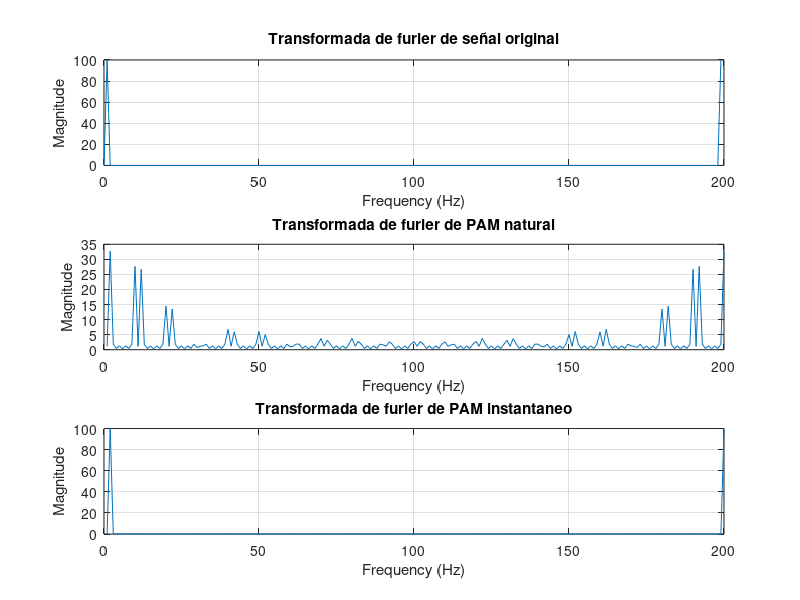
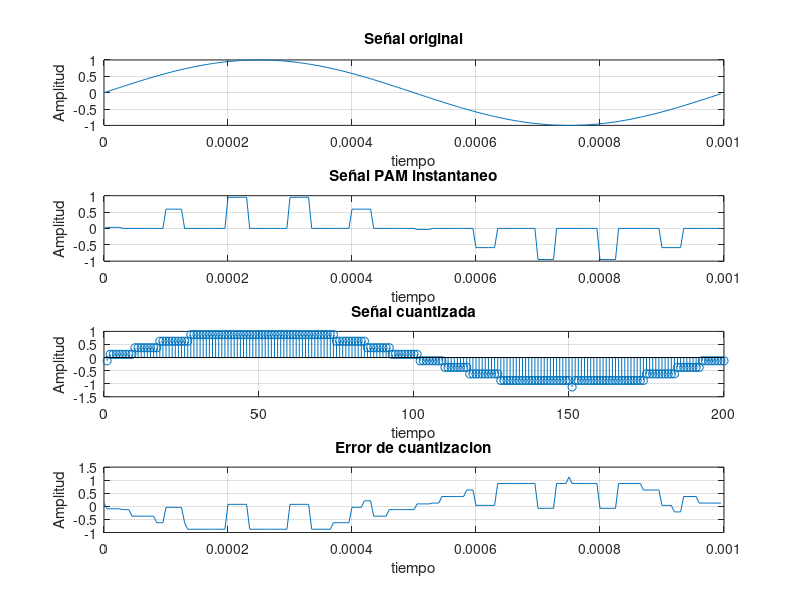

MATLAB code to generate these figures, in order:
%parametros claves
f = 1000; %Frecuencia de la señal
fs = 200000; %frecuencia de muestreo
ts = 1/fs;%Periodo de muestreo
ls = 200; %cantidad de muestras

%Punto uno: Señal sinusoidal
a = 1; %Amplitud de la señal
t = (0:ls-1)*ts;%Vector tiempo
sinusoidal = a * sin(2*pi*f*t); %Señal sinusoidal

%Punto dos: Modulación por amplitud de pulso (PAM) con muestreo natural.
tau = 0.3*ts; %Duración del pulso
d = (tau/ts)*100; %Ciclo de trabajo
tren_pulso = (square(2*pi*f*10*t,d) + 1)/2;
pam_natural = tren_pulso .* sinusoidal;

%vector = inicio:espacio de cada muestra:final

%Punto tres: Modulación por amplitud de pulso (PAM) con muestreo 
% instantaneo
pam_instantaneo = zeros(size(t));
valores = 0;
for i = 1:length(t)
    if tren_pulso(i) == 1
        if valores == 0
            valores = sinusoidal(i);
        end
        pam_instantaneo(i) = valores;
    else 
        valores = 0;
        pam_instantaneo(i) = 0;
    end
end

%<----Laboratorio---->

%Punto uno
F_sinusoidal = fft(sinusoidal);
F_pam_natural = fft(pam_natural);
F_pam_instantaneo = fft(pam_instantaneo);
vector_f = (0:length(F_sinusoidal)-1);

%Punto dos
N = 5; %Numero de bits para PCM
L = 2^N; %Numero de niveles
Nmax = 4; %Numero de bits de palabra
Nmin = -Nmax;
del = (Nmax-Nmin)/L;
part = Nmin:del:Nmax; %Valores que tomara la cuantificacion PCM
code = Nmin-(del/2):del:Nmax+(del/2); %Conteo de los valores cuantificables
[ind,q] = quantiz(sinusoidal,part,code);
l1 = length(ind);
l2 = length(q);
err = pam_instantaneo - q;

for i = 1:l1
    if (ind(1)~=0)
        ind(i) = ind(i);
    end
    i=i+1;
end

for i=1:l2
    if (q(i)==Nmin-(del/2))
        q(i)=Nmin+(del/2);
    end
end


%Graficos
figure;
hold on;
    %Punto tres
    subplot(3,1,1)
    plot(vector_f,abs(F_sinusoidal));
    hold on;
    xlabel('Frequency (Hz)');
    ylabel('Magnitude');
    title('Transformada de furier de señal original');
    grid on;

    subplot(3,1,2)
    plot(abs(F_pam_natural));
    xlabel('Frequency (Hz)');
    ylabel('Magnitude');
    title('Transformada de furier de PAM natural');
    grid on;

    subplot(3,1,3)
    plot(abs(F_sinusoidal));
    xlabel('Frequency (Hz)');
    ylabel('Magnitude');
    title('Transformada de furier de PAM instantaneo');
    grid on;

%Graficos
figure;
hold on;

    subplot(4,1,1)
    plot(t,sinusoidal)
    grid on;
    xlabel('tiempo');
    ylabel('Amplitud');
    title('Señal original');

    subplot(4,1,2)
    plot(t, pam_instantaneo)
    grid on;
    xlabel('tiempo');
    ylabel('Amplitud');
    title('Señal PAM instantaneo');

    subplot(4,1,3)
    stem(q);
    grid on;
    xlabel('tiempo');
    ylabel('Amplitud');
    title('Señal cuantizada');
   
    subplot(4,1,4)
    plot(t, err);
    grid on;
    xlabel('tiempo');
    ylabel('Amplitud');
    title('Error de cuantizacion');

